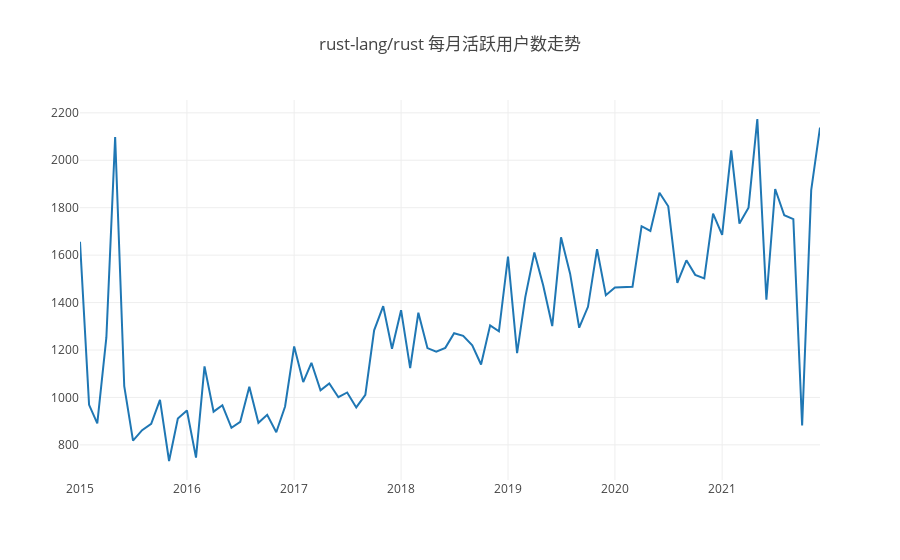

Notebook cell for this chart:
### Code cell
console.log("任务4");
query(`
        select toYear(created_at)*100+toMonth(created_at) as yearmonth, count(distinct(actor_id)) as cnt
        from github_log.events
        where repo_id=${repo_id} and toYear(created_at) < 2022
        group by (yearmonth)
        order by yearmonth
        `
).then(data => {
    var x_actor = [], y_actor = []
    data.map((row) => {
            year_month = Math.round(row.yearmonth/100) + '-' + (row.yearmonth%100);
                x_actor.push(year_month);
                y_actor.push(row.cnt);
    });
     openDigger.render.plotly([{x:x_actor, y:y_actor, type: "scatter", name: "每月活跃用户数"}], 
                             {title: 'rust-lang/rust 每月活跃用户数走势'});
    function Actor(actor_date,actor_num){
        this.actor_date = actor_date;
        this.actor_num = actor_num;
    }
    var actor = [];
    for(var i = 0; i < x_actor.length; i++){
        var tmp = new Actor(x_actor[i],y_actor[i]);
        actor.push(tmp);
    }
    console.table(actor);
});

### Figure 1 — Plotly figure (JSON) as saved in the notebook; plotly's stock layout.template omitted (floating-point values rounded to 4 significant figures)
{"data": [{"name": "每月活跃用户数", "type": "scatter", "x": ["2015-1", "2015-2", "2015-3", "2015-4", "2015-5", "2015-6", "2015-7", "2015-8", "2015-9", "2015-10", "2015-11", "2015-12", "2016-1", "2016-2", "2016-3", "2016-4", "2016-5", "2016-6", "2016-7", "2016-8", "2016-9", "2016-10", "2016-11", "2016-12", "2017-1", "2017-2", "2017-3", "2017-4", "2017-5", "2017-6", "2017-7", "2017-8", "2017-9", "2017-10", "2017-11", "2017-12", "2018-1", "2018-2", "2018-3", "2018-4", "2018-5", "2018-6", "2018-7", "2018-8", "2018-9", "2018-10", "2018-11", "2018-12", "2019-1", "2019-2", "2019-3", "2019-4", "2019-5", "2019-6", "2019-7", "2019-8", "2019-9", "2019-10", "2019-11", "2019-12", "2020-1", "2020-2", "2020-3", "2020-4", "2020-5", "2020-6", "2020-7", "2020-8", "2020-9", "2020-10", "2020-11", "2020-12", "2021-1", "2021-2", "2021-3", "2021-4", "2021-5", "2021-6", "2021-7", "2021-8", "2021-9", "2021-10", "2021-11", "2021-12"], "y": ["1656", "969", "891", "1253", "2098", "1048", "818", "862", "889", "990", "732", "911", "945", "746", "1131", "940", "967", "872", "897", "1045", "893", "927", "853", "962", "1215", "1065", "1146", "1030", "1059", "1001", "1021", "958", "1011", "1283", "1385", "1205", "1368", "1124", "1357", "1208", "1193", "1209", "1271", "1260", "1220", "1139", "1304", "1279", "1594", "1187", "1423", "1611", "1473", "1301", "1675", "1522", "1294", "1382", "1625", "1431", "1464", "1464", "1467", "1722", "1702", "1863", "1806", "1483", "1578", "1517", "1502", "1775", "1685", "2042", "1733", "1800", "2174", "1412", "1879", "1768", "1752", "882", "1874", "2138"]}], "layout": {"autosize": true, "title": {"text": "rust-lang/rust 每月活跃用户数走势"}, "xaxis": {"autorange": true, "range": ["2015-01-01", "2021-12-01"], "type": "date"}, "yaxis": {"autorange": true, "range": [651.9, 2254.0], "type": "linear"}}}
